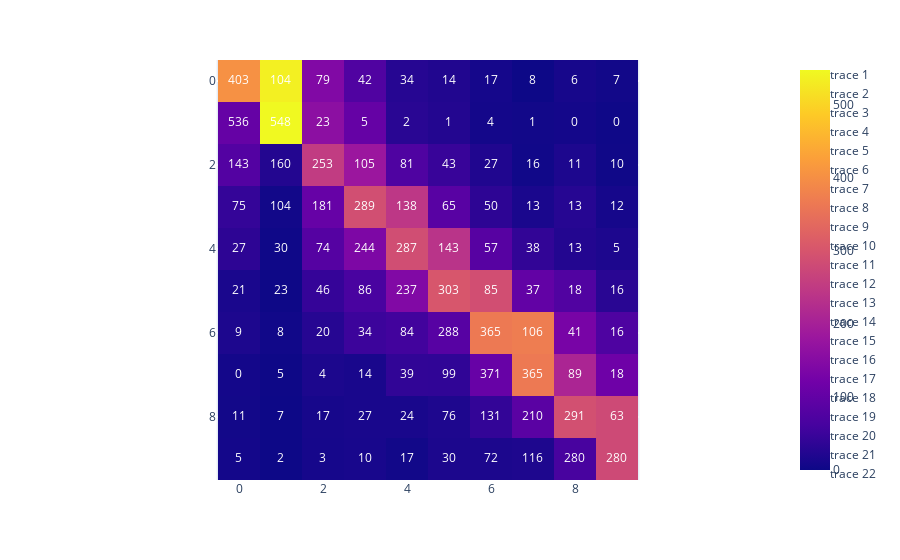

Write notebook code for a chart like this one.
### Code cell
df = pd.DataFrame(index=range(10))
for i in range(10):
    df[i] = pd.Series([f  for l, f in z if l==i]).value_counts()
df = df.fillna(0)

fig = px.imshow(df, aspect='equal')
for i in range(len(df.index)):
    for j in range(len(df.columns)):
        fig.add_trace(go.Scatter(x=[i], y = [j], mode="text", text=str(int(df.iloc[i, j])), textfont_color="White"))
fig.show()

### Figure 1 — Plotly figure (JSON) as saved in the notebook; plotly's stock layout.template omitted (floating-point values rounded to 4 significant figures)
{"data": [{"coloraxis": "coloraxis", "hovertemplate": "x: %{x}<br>y: %{y}<br>color: %{z}<extra></extra>", "type": "heatmap", "z": [[403, 536, 143, 75, 27, 21, 9, 0, 11, 5], [104, 548, 160, 104, 30, 23, 8, 5, 7, 2], [79, 23, 253, 181, 74, 46, 20, 4, 17, 3], [42, 5, 105, 289, 244, 86, 34, 14, 27, 10], [34, 2, 81, 138, 287, 237, 84, 39, 24, 17], [14, 1, 43, 65, 143, 303, 288, 99, 76, 30], [17, 4, 27, 50, 57, 85, 365, 371, 131, 72], [8, 1, 16, 13, 38, 37, 106, 365, 210, 116], [6, 0, 11, 13, 13, 18, 41, 89, 291, 280], [7, 0, 10, 12, 5, 16, 16, 18, 63, 280]]}, {"mode": "text", "text": "403", "textfont": {"color": "White"}, "type": "scatter", "x": [0], "y": [0]}, {"mode": "text", "text": "536", "textfont": {"color": "White"}, "type": "scatter", "x": [0], "y": [1]}, {"mode": "text", "text": "143", "textfont": {"color": "White"}, "type": "scatter", "x": [0], "y": [2]}, {"mode": "text", "text": "75", "textfont": {"color": "White"}, "type": "scatter", "x": [0], "y": [3]}, {"mode": "text", "text": "27", "textfont": {"color": "White"}, "type": "scatter", "x": [0], "y": [4]}, {"mode": "text", "text": "21", "textfont": {"color": "White"}, "type": "scatter", "x": [0], "y": [5]}, {"mode": "text", "text": "9", "textfont": {"color": "White"}, "type": "scatter", "x": [0], "y": [6]}, {"mode": "text", "text": "0", "textfont": {"color": "White"}, "type": "scatter", "x": [0], "y": [7]}, {"mode": "text", "text": "11", "textfont": {"color": "White"}, "type": "scatter", "x": [0], "y": [8]}, {"mode": "text", "text": "5", "textfont": {"color": "White"}, "type": "scatter", "x": [0], "y": [9]}, {"mode": "text", "text": "104", "textfont": {"color": "White"}, "type": "scatter", "x": [1], "y": [0]}, {"mode": "text", "text": "548", "textfont": {"color": "White"}, "type": "scatter", "x": [1], "y": [1]}, {"mode": "text", "text": "160", "textfont": {"color": "White"}, "type": "scatter", "x": [1], "y": [2]}, {"mode": "text", "text": "104", "textfont": {"color": "White"}, "type": "scatter", "x": [1], "y": [3]}, {"mode": "text", "text": "30", "textfont": {"color": "White"}, "type": "scatter", "x": [1], "y": [4]}, {"mode": "text", "text": "23", "textfont": {"color": "White"}, "type": "scatter", "x": [1], "y": [5]}, {"mode": "text", "text": "8", "textfont": {"color": "White"}, "type": "scatter", "x": [1], "y": [6]}, {"mode": "text", "text": "5", "textfont": {"color": "White"}, "type": "scatter", "x": [1], "y": [7]}, {"mode": "text", "text": "7", "textfont": {"color": "White"}, "type": "scatter", "x": [1], "y": [8]}, {"mode": "text", "text": "2", "textfont": {"color": "White"}, "type": "scatter", "x": [1], "y": [9]}, {"mode": "text", "text": "79", "textfont": {"color": "White"}, "type": "scatter", "x": [2], "y": [0]}, {"mode": "text", "text": "23", "textfont": {"color": "White"}, "type": "scatter", "x": [2], "y": [1]}, {"mode": "text", "text": "253", "textfont": {"color": "White"}, "type": "scatter", "x": [2], "y": [2]}, {"mode": "text", "text": "181", "textfont": {"color": "White"}, "type": "scatter", "x": [2], "y": [3]}, {"mode": "text", "text": "74", "textfont": {"color": "White"}, "type": "scatter", "x": [2], "y": [4]}, {"mode": "text", "text": "46", "textfont": {"color": "White"}, "type": "scatter", "x": [2], "y": [5]}, {"mode": "text", "text": "20", "textfont": {"color": "White"}, "type": "scatter", "x": [2], "y": [6]}, {"mode": "text", "text": "4", "textfont": {"color": "White"}, "type": "scatter", "x": [2], "y": [7]}, {"mode": "text", "text": "17", "textfont": {"color": "White"}, "type": "scatter", "x": [2], "y": [8]}, {"mode": "text", "text": "3", "textfont": {"color": "White"}, "type": "scatter", "x": [2], "y": [9]}, {"mode": "text", "text": "42", "textfont": {"color": "White"}, "type": "scatter", "x": [3], "y": [0]}, {"mode": "text", "text": "5", "textfont": {"color": "White"}, "type": "scatter", "x": [3], "y": [1]}, {"mode": "text", "text": "105", "textfont": {"color": "White"}, "type": "scatter", "x": [3], "y": [2]}, {"mode": "text", "text": "289", "textfont": {"color": "White"}, "type": "scatter", "x": [3], "y": [3]}, {"mode": "text", "text": "244", "textfont": {"color": "White"}, "type": "scatter", "x": [3], "y": [4]}, {"mode": "text", "text": "86", "textfont": {"color": "White"}, "type": "scatter", "x": [3], "y": [5]}, {"mode": "text", "text": "34", "textfont": {"color": "White"}, "type": "scatter", "x": [3], "y": [6]}, {"mode": "text", "text": "14", "textfont": {"color": "White"}, "type": "scatter", "x": [3], "y": [7]}, {"mode": "text", "text": "27", "textfont": {"color": "White"}, "type": "scatter", "x": [3], "y": [8]}, {"mode": "text", "text": "10", "textfont": {"color": "White"}, "type": "scatter", "x": [3], "y": [9]}, {"mode": "text", "text": "34", "textfont": {"color": "White"}, "type": "scatter", "x": [4], "y": [0]}, {"mode": "text", "text": "2", "textfont": {"color": "White"}, "type": "scatter", "x": [4], "y": [1]}, {"mode": "text", "text": "81", "textfont": {"color": "White"}, "type": "scatter", "x": [4], "y": [2]}, {"mode": "text", "text": "138", "textfont": {"color": "White"}, "type": "scatter", "x": [4], "y": [3]}, {"mode": "text", "text": "287", "textfont": {"color": "White"}, "type": "scatter", "x": [4], "y": [4]}, {"mode": "text", "text": "237", "textfont": {"color": "White"}, "type": "scatter", "x": [4], "y": [5]}, {"mode": "text", "text": "84", "textfont": {"color": "White"}, "type": "scatter", "x": [4], "y": [6]}, {"mode": "text", "text": "39", "textfont": {"color": "White"}, "type": "scatter", "x": [4], "y": [7]}, {"mode": "text", "text": "24", "textfont": {"color": "White"}, "type": "scatter", "x": [4], "y": [8]}, {"mode": "text", "text": "17", "textfont": {"color": "White"}, "type": "scatter", "x": [4], "y": [9]}, {"mode": "text", "text": "14", "textfont": {"color": "White"}, "type": "scatter", "x": [5], "y": [0]}, {"mode": "text", "text": "1", "textfont": {"color": "White"}, "type": "scatter", "x": [5], "y": [1]}, {"mode": "text", "text": "43", "textfont": {"color": "White"}, "type": "scatter", "x": [5], "y": [2]}, {"mode": "text", "text": "65", "textfont": {"color": "White"}, "type": "scatter", "x": [5], "y": [3]}, {"mode": "text", "text": "143", "textfont": {"color": "White"}, "type": "scatter", "x": [5], "y": [4]}, {"mode": "text", "text": "303", "textfont": {"color": "White"}, "type": "scatter", "x": [5], "y": [5]}, {"mode": "text", "text": "288", "textfont": {"color": "White"}, "type": "scatter", "x": [5], "y": [6]}, {"mode": "text", "text": "99", "textfont": {"color": "White"}, "type": "scatter", "x": [5], "y": [7]}, {"mode": "text", "text": "76", "textfont": {"color": "White"}, "type": "scatter", "x": [5], "y": [8]}, {"mode": "text", "text": "30", "textfont": {"color": "White"}, "type": "scatter", "x": [5], "y": [9]}, {"mode": "text", "text": "17", "textfont": {"color": "White"}, "type": "scatter", "x": [6], "y": [0]}, {"mode": "text", "text": "4", "textfont": {"color": "White"}, "type": "scatter", "x": [6], "y": [1]}, {"mode": "text", "text": "27", "textfont": {"color": "White"}, "type": "scatter", "x": [6], "y": [2]}, {"mode": "text", "text": "50", "textfont": {"color": "White"}, "type": "scatter", "x": [6], "y": [3]}, {"mode": "text", "text": "57", "textfont": {"color": "White"}, "type": "scatter", "x": [6], "y": [4]}, {"mode": "text", "text": "85", "textfont": {"color": "White"}, "type": "scatter", "x": [6], "y": [5]}, {"mode": "text", "text": "365", "textfont": {"color": "White"}, "type": "scatter", "x": [6], "y": [6]}, {"mode": "text", "text": "371", "textfont": {"color": "White"}, "type": "scatter", "x": [6], "y": [7]}, {"mode": "text", "text": "131", "textfont": {"color": "White"}, "type": "scatter", "x": [6], "y": [8]}, {"mode": "text", "text": "72", "textfont": {"color": "White"}, "type": "scatter", "x": [6], "y": [9]}, {"mode": "text", "text": "8", "textfont": {"color": "White"}, "type": "scatter", "x": [7], "y": [0]}, {"mode": "text", "text": "1", "textfont": {"color": "White"}, "type": "scatter", "x": [7], "y": [1]}, {"mode": "text", "text": "16", "textfont": {"color": "White"}, "type": "scatter", "x": [7], "y": [2]}, {"mode": "text", "text": "13", "textfont": {"color": "White"}, "type": "scatter", "x": [7], "y": [3]}, {"mode": "text", "text": "38", "textfont": {"color": "White"}, "type": "scatter", "x": [7], "y": [4]}, {"mode": "text", "text": "37", "textfont": {"color": "White"}, "type": "scatter", "x": [7], "y": [5]}, {"mode": "text", "text": "106", "textfont": {"color": "White"}, "type": "scatter", "x": [7], "y": [6]}, {"mode": "text", "text": "365", "textfont": {"color": "White"}, "type": "scatter", "x": [7], "y": [7]}, {"mode": "text", "text": "210", "textfont": {"color": "White"}, "type": "scatter", "x": [7], "y": [8]}, {"mode": "text", "text": "116", "textfont": {"color": "White"}, "type": "scatter", "x": [7], "y": [9]}, {"mode": "text", "text": "6", "textfont": {"color": "White"}, "type": "scatter", "x": [8], "y": [0]}, {"mode": "text", "text": "0", "textfont": {"color": "White"}, "type": "scatter", "x": [8], "y": [1]}, {"mode": "text", "text": "11", "textfont": {"color": "White"}, "type": "scatter", "x": [8], "y": [2]}, {"mode": "text", "text": "13", "textfont": {"color": "White"}, "type": "scatter", "x": [8], "y": [3]}, {"mode": "text", "text": "13", "textfont": {"color": "White"}, "type": "scatter", "x": [8], "y": [4]}, {"mode": "text", "text": "18", "textfont": {"color": "White"}, "type": "scatter", "x": [8], "y": [5]}, {"mode": "text", "text": "41", "textfont": {"color": "White"}, "type": "scatter", "x": [8], "y": [6]}, {"mode": "text", "text": "89", "textfont": {"color": "White"}, "type": "scatter", "x": [8], "y": [7]}, {"mode": "text", "text": "291", "textfont": {"color": "White"}, "type": "scatter", "x": [8], "y": [8]}, {"mode": "text", "text": "280", "textfont": {"color": "White"}, "type": "scatter", "x": [8], "y": [9]}, {"mode": "text", "text": "7", "textfont": {"color": "White"}, "type": "scatter", "x": [9], "y": [0]}, {"mode": "text", "text": "0", "textfont": {"color": "White"}, "type": "scatter", "x": [9], "y": [1]}, {"mode": "text", "text": "10", "textfont": {"color": "White"}, "type": "scatter", "x": [9], "y": [2]}, {"mode": "text", "text": "12", "textfont": {"color": "White"}, "type": "scatter", "x": [9], "y": [3]}, {"mode": "text", "text": "5", "textfont": {"color": "White"}, "type": "scatter", "x": [9], "y": [4]}, {"mode": "text", "text": "16", "textfont": {"color": "White"}, "type": "scatter", "x": [9], "y": [5]}, {"mode": "text", "text": "16", "textfont": {"color": "White"}, "type": "scatter", "x": [9], "y": [6]}, {"mode": "text", "text": "18", "textfont": {"color": "White"}, "type": "scatter", "x": [9], "y": [7]}, {"mode": "text", "text": "63", "textfont": {"color": "White"}, "type": "scatter", "x": [9], "y": [8]}, {"mode": "text", "text": "280", "textfont": {"color": "White"}, "type": "scatter", "x": [9], "y": [9]}], "layout": {"coloraxis": {"colorscale": [[0, "#0d0887"], [0.1111, "#46039f"], [0.2222, "#7201a8"], [0.3333, "#9c179e"], [0.4444, "#bd3786"], [0.5556, "#d8576b"], [0.6667, "#ed7953"], [0.7778, "#fb9f3a"], [0.8889, "#fdca26"], [1, "#f0f921"]]}, "margin": {"t": 60}, "xaxis": {"constrain": "domain", "scaleanchor": "y"}, "yaxis": {"autorange": "reversed", "constrain": "domain"}}}
